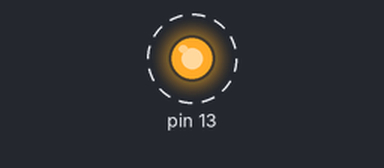
Bench run of a sketch on a simulated Arduino Uno, built with avr-gcc and run on an emulated ATmega328P. Shown: output pins drawn as LEDs (lit = HIGH). Dashed ring = blinking. What the sketch prints to the serial monitor is not drawn.

Above: at 0.4 s.
Timing chart, 0 to 4.6 s (numbered marks = the images above):
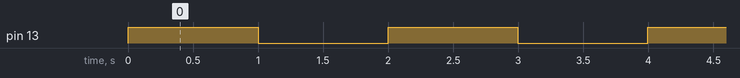

The sketch:

Project_3_part_1_Dylan_Dennison.ino
```cpp
//Dylan Dennison
//Project 3 part 1
// 11/1/21


bool flag = true; //flag for switching between on and off
unsigned char *portB; // internal LED instance

void setup() {
Serial.begin(9600);

  unsigned char *portDDRB; // for enternal LED
  portDDRB = (unsigned char *) 0x24;

  portB = (unsigned char *) 0x25; // external LED port

 //timer varables
  unsigned char *TCCR1A_ESP;
  TCCR1A_ESP = (unsigned char *) 0x80;
  unsigned char *TCCR1B_ESP;
  TCCR1B_ESP = (unsigned char *) 0x81;
  unsigned char *TCNT1H_ESP;
  TCNT1H_ESP = (unsigned char *) 0x85;
  unsigned char *TCNT1L_ESP;
  TCNT1L_ESP = (unsigned char *) 0x84;
  unsigned char *OCR1AH_ESP;
  OCR1AH_ESP = (unsigned char *) 0x89;
  unsigned char *OCR1AL_ESP;
  OCR1AL_ESP = (unsigned char *) 0x88;
  unsigned char *TIMSK1_ESP;
  TIMSK1_ESP = (unsigned char *) 0x6F;

  *portDDRB = 0x20;

  //setting all to default(none)
  *TCCR1A_ESP = 0x00;
  *TCCR1B_ESP = 0x00;
  *TCNT1H_ESP = 0x00;
  *TCNT1L_ESP = 0x00;

  *OCR1AH_ESP = 0xF4; // configed top to be 1 second real time
  *OCR1AL_ESP = 0x00;

  *TCCR1B_ESP |= 0x0C; // set to ctc
  *TIMSK1_ESP |= 0x02; // enable timer compare
}

ISR(TIMER1_COMPA_vect) {

if(flag == true) { // if true turn on
  *portB |= 0x20; //switch LED to OFF
  flag = false; // switch to off
  Serial.println("ddenni19@kent.edu");
}
else { // if flag is flase turn off
  *portB &= ~0x20; //turn LED off
  flag = true; //switch to on
  Serial.println("ddenni19@kent.edu");
}


}

void loop() {
  // put your main code here, to run repeatedly:

}
```

Measured:
- by itself, pin 13: alternates HIGH for 1.0 s and LOW for 1.0 s
